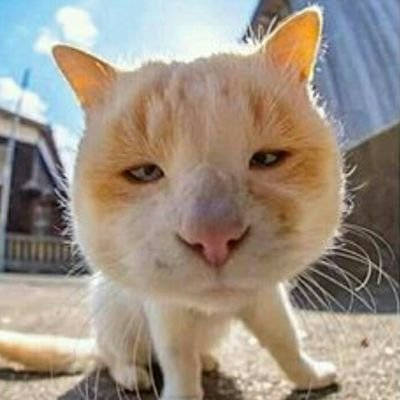
#> input picture pertemuan4/assets/img/kucing-oren-barbar.jpg, 400 x 400 px
$ python latihan1.py
#> lines starting #> are read from the running program, lines starting #| are printed output that depends on the picture
import cv2 as cv
import numpy as np

image = cv.imread('../assets/img/kucing-oren-barbar.jpg')
#> image is the input picture: shape (400, 400, 3); mean B, G, R 132.3, 145.3, 157.1

# set green and red channel to 0
b = image.copy()
b[:, :, 1] = 0
b[:, :, 2] = 0
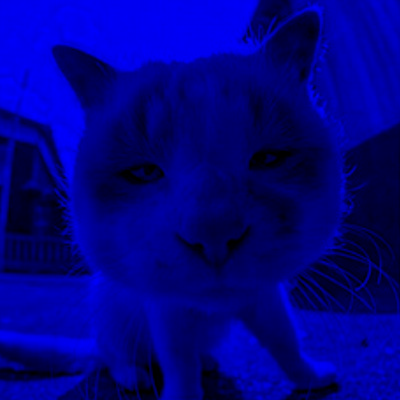
#> b: shape (400, 400, 3); mean B, G, R 132.3, 0, 0

# set blue and red channel to 0
g = image.copy()
g[:, :, 0] = 0
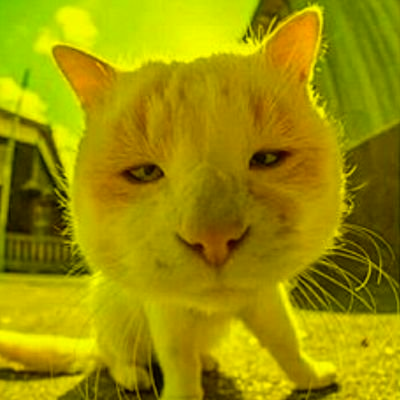
#> g: shape (400, 400, 3); mean B, G, R 0, 145.3, 157.1
g[:, :, 2] = 0
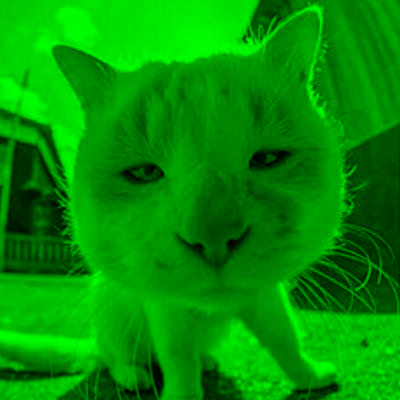
#> g: shape (400, 400, 3); mean B, G, R 0, 145.3, 0

r = image.copy()
r[:, :, 0] = 0
r[:, :, 1] = 0
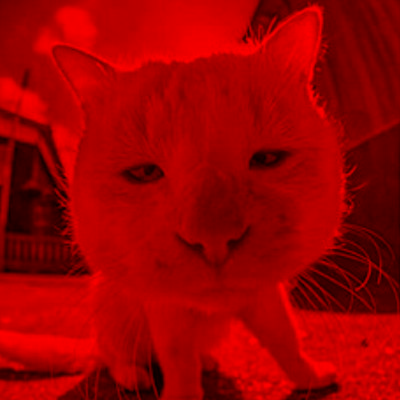
#> r: shape (400, 400, 3); mean B, G, R 0, 0, 157.1

if image is None:
    print('Could not open or find the image. ')
    exit(0)

new_image_b = np.zeros(b.shape, b.dtype)
for y in range(b.shape[0]):
    for x in range(b.shape[1]):
        new_image_b[y, x] = 255 - b[y, x]
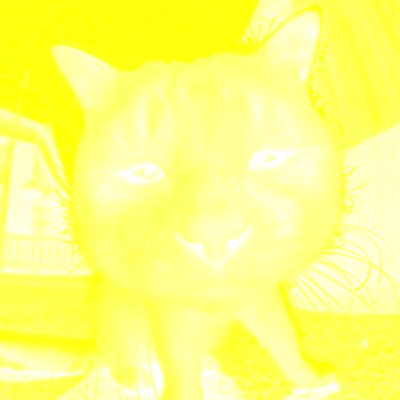
#> new_image_b: shape (400, 400, 3); mean B, G, R 122.7, 255, 255

new_image_g = np.zeros(g.shape, g.dtype)
for y in range(g.shape[0]):
    for x in range(g.shape[1]):
        new_image_g[y, x] = 255 - g[y, x]
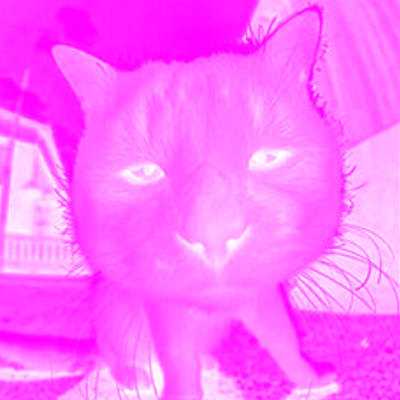
#> new_image_g: shape (400, 400, 3); mean B, G, R 255, 109.7, 255

new_image_r = np.zeros(r.shape, r.dtype)
for y in range(r.shape[0]):
    for x in range(r.shape[1]):
        new_image_r[y, x] = 255 - r[y, x]
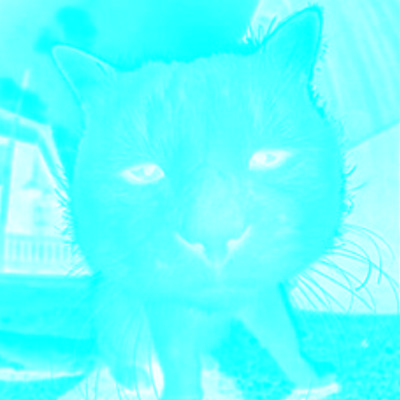
#> new_image_r: shape (400, 400, 3); mean B, G, R 255, 255, 97.9

cv.imshow('image asli', image)
cv.imshow('B-RGB', new_image_b)
cv.imshow('G-RGB', new_image_g)
cv.imshow('R-RGB', new_image_r)

cv.waitKey(0)
cv.destroyAllWindows()
